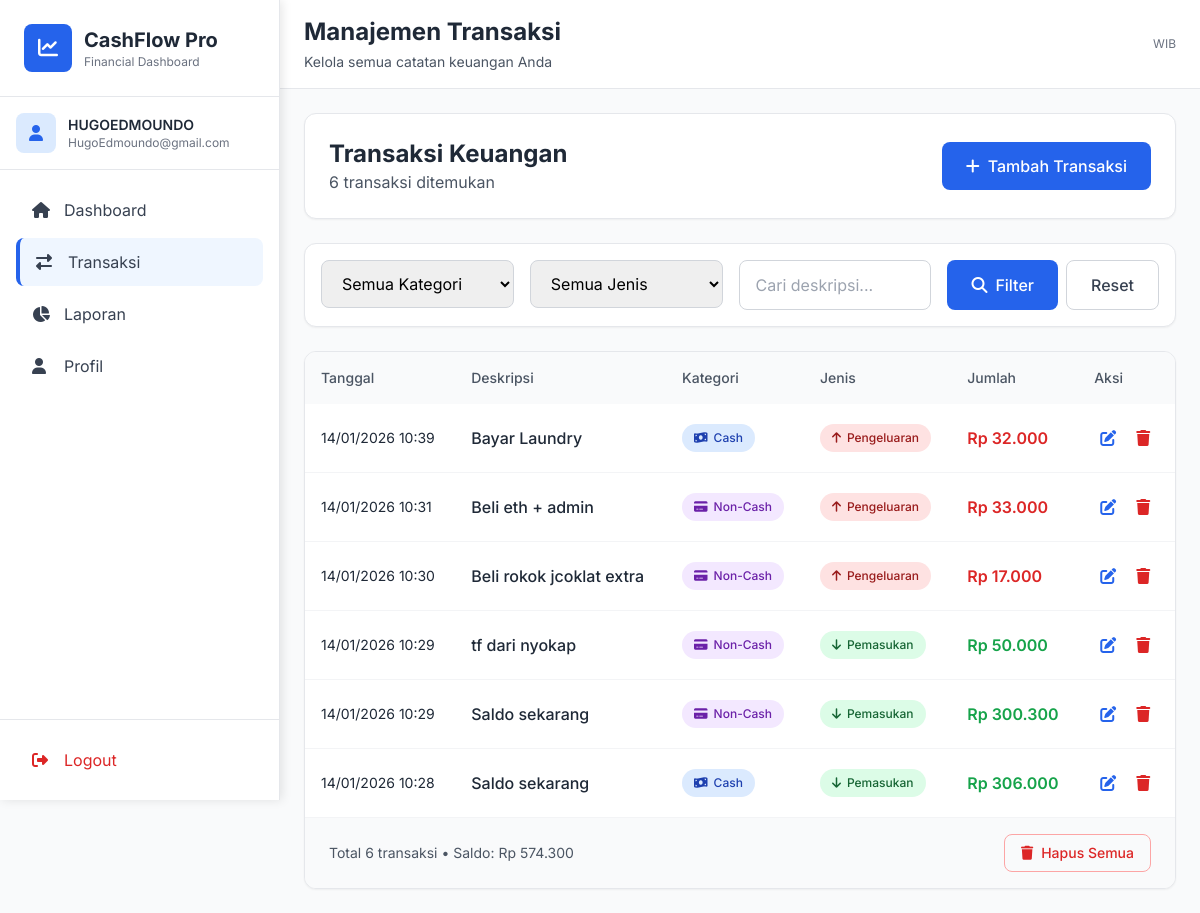
Screenshot of /transactions (signed in) with the database file from the repository.
### tables this page shows
CREATE TABLE users (
        id INTEGER PRIMARY KEY AUTOINCREMENT,
        username TEXT UNIQUE NOT NULL,
        email TEXT,
        password TEXT NOT NULL,
        full_name TEXT,
        created_at TIMESTAMP DEFAULT CURRENT_TIMESTAMP
    );

CREATE TABLE transactions (
        id INTEGER PRIMARY KEY AUTOINCREMENT,
        user_id INTEGER NOT NULL,
        description TEXT NOT NULL,
        category TEXT NOT NULL,
        transaction_type TEXT NOT NULL,
        amount REAL NOT NULL,
        transaction_date TIMESTAMP DEFAULT CURRENT_TIMESTAMP,
        FOREIGN KEY (user_id) REFERENCES users (id)
    );

### app.py (the view)
@app.route('/transactions')
@login_required
def transactions():
    conn = get_db_connection()
    c = conn.cursor()
    category = request.args.get('category', 'all')
    trans_type = request.args.get('type', 'all')
    search = request.args.get('search', '')
    query = "SELECT * FROM transactions WHERE user_id = ?"
    params = [current_user.id]
    if category != 'all':
        query += " AND category = ?"
        params.append(category)
    if trans_type != 'all':
        query += " AND transaction_type = ?"
        params.append(trans_type)
    if search:
        query += " AND description LIKE ?"
        params.append(f'%{search}%')
    query += " ORDER BY transaction_date DESC"
    c.execute(query, params)
    records = []
    for row in c.fetchall():
        trans_date = datetime.fromisoformat(row['transaction_date'].replace('Z', '+00:00'))
        jakarta_time = trans_date.astimezone(TZ)
        records.append({
            'id': row['id'],
            'description': row['description'],
            'category': row['category'],
            'transaction_type': row['transaction_type'],
            'amount': row['amount'],
            'display_date': jakarta_time.strftime('%d/%m/%Y %H:%M')
        })
    totals = get_user_totals(current_user.id)
    conn.close()
    return render_template('transactions.html',
                         records=records,
                         totals=totals,
                         filters={'category': category, 'type': trans_type, 'search': search},
                         format_rupiah=format_rupiah)

### app.py (called while the page is built)
@login_manager.user_loader
def load_user(user_id):
    conn = sqlite3.connect('cashflow.db')
    c = conn.cursor()
    c.execute('SELECT id, username, email, full_name FROM users WHERE id = ?', (user_id,))
    user = c.fetchone()
    conn.close()
    if user:
        return User(user[0], user[1], user[2], user[3])
    return None

def format_rupiah(amount):
    try:
        amount = float(amount)
        return f"Rp {amount:,.0f}".replace(",", ".")
    except:
        return "Rp 0"

def get_db_connection():
    conn = sqlite3.connect('cashflow.db')
    conn.row_factory = sqlite3.Row
    return conn

### templates/transactions.html (shortened to what this page needs)
{% extends 'base.html' %}
{% block page_title %}Manajemen Transaksi{% endblock %}
{% block page_subtitle %}Kelola semua catatan keuangan Anda{% endblock %}
{% block content %}
<div class="space-y-6">
    <div class="bg-white rounded-xl shadow-sm border border-gray-200 p-6">
        <div class="flex flex-col md:flex-row justify-between items-start md:items-center gap-4">
            <div>
                <h1 class="text-2xl font-bold text-gray-800">Transaksi Keuangan</h1>
                <p class="text-gray-600">{{ totals.total_transactions }} transaksi ditemukan</p>
            </div>
            <div class="flex gap-3">
                <button onclick="showAddForm()" class="bg-blue-600 hover:bg-blue-700 text-white px-6 py-3 rounded-lg font-medium transition-colors duration-200 inline-flex items-center">
                    <i class="fas fa-plus mr-2"></i> Tambah Transaksi
                </button>
            </div>
        </div>
    </div>
    <div class="bg-white rounded-xl shadow-sm border border-gray-200 p-4">
        <form method="GET" action="{{ url_for('transactions') }}" class="flex flex-col md:flex-row gap-4">
            <div class="flex-1 grid grid-cols-1 md:grid-cols-3 gap-4">
                <div>
                    <select name="category" class="w-full border border-gray-300 rounded-lg px-4 py-3 focus:ring-2 focus:ring-blue-500 focus:border-blue-500 outline-none transition-colors duration-200">
                        <option value="all" {% if filters.category == 'all' %}selected{% endif %}>Semua Kategori</option>
                    </select>
                </div>
                <div>
                    <select name="type" class="w-full border border-gray-300 rounded-lg px-4 py-3 focus:ring-2 focus:ring-blue-500 focus:border-blue-500 outline-none transition-colors duration-200">
                        <option value="all" {% if filters.type == 'all' %}selected{% endif %}>Semua Jenis</option>
                    </select>
                </div>
                <div>
                    <input type="text" name="search" value="{{ filters.search }}"
                           placeholder="Cari deskripsi..."
                           class="w-full border border-gray-300 rounded-lg px-4 py-3 focus:ring-2 focus:ring-blue-500 focus:border-blue-500 outline-none transition-colors duration-200">
                </div>
            </div>
            <div class="flex gap-2">
                <button type="submit" class="px-6 py-3 bg-blue-600 text-white rounded-lg hover:bg-blue-700 transition-colors duration-200 font-medium inline-flex items-center">
                    <i class="fas fa-search mr-2"></i> Filter
                </button>
                <a href="{{ url_for('transactions') }}" class="px-6 py-3 border border-gray-300 text-gray-700 rounded-lg hover:bg-gray-50 transition-colors duration-200 font-medium">
                    Reset
                </a>
            </div>
        </form>
    </div>
    {% if records and records|length > 0 %}
    <div class="bg-white rounded-xl shadow-sm border border-gray-200 overflow-hidden">
        <div class="overflow-x-auto">
            <table class="w-full">
                <thead class="bg-gray-50">
                    <tr>
                        <th class="text-left p-4 text-sm font-medium text-gray-600">Tanggal</th>
                        <th class="text-left p-4 text-sm font-medium text-gray-600">Deskripsi</th>
                        <th class="text-left p-4 text-sm font-medium text-gray-600">Kategori</th>
                        <th class="text-left p-4 text-sm font-medium text-gray-600">Jenis</th>
                        <th class="text-left p-4 text-sm font-medium text-gray-600">Jumlah</th>
                        <th class="text-left p-4 text-sm font-medium text-gray-600">Aksi</th>
                    </tr>
                </thead>
                <tbody class="divide-y divide-gray-100">
                    {% for r in records %}
                    <tr class="hover:bg-gray-50 transition-colors duration-150">
                        <td class="p-4">
                            <div class="text-sm text-gray-800">{{ r.display_date }}</div>
                        </td>
                        <td class="p-4">
                            <div class="font-medium text-gray-800">{{ r.description }}</div>
                        </td>
                        <td class="p-4">
                            <span class="inline-flex items-center px-3 py-1.5 rounded-full text-xs font-medium
                                {% if r.category == 'cash' %}bg-blue-100 text-blue-800{% else %}bg-purple-100 text-purple-800{% endif %}">
                                <i class="fas {% if r.category == 'cash' %}fa-money-bill-wave{% else %}fa-credit-card{% endif %} mr-1.5"></i>
                                {{ 'Cash' if r.category == 'cash' else 'Non-Cash' }}
                            </span>
                        </td>
                        <td class="p-4">
                            <span class="inline-flex items-center px-3 py-1.5 rounded-full text-xs font-medium
                                {% if r.transaction_type == 'income' %}bg-green-100 text-green-800{% else %}bg-red-100 text-red-800{% endif %}">
                                <i class="fas {% if r.transaction_type == 'income' %}fa-arrow-down{% else %}fa-arrow-up{% endif %} mr-1.5"></i>
                                {{ 'Pemasukan' if r.transaction_type == 'income' else 'Pengeluaran' }}
                            </span>
                        </td>
                        <td class="p-4">
                            <div class="font-semibold {% if r.transaction_type == 'income' %}text-green-600{% else %}text-red-600{% endif %}">
                                {{ format_rupiah(r.amount) }}
                            </div>
                        </td>
                        <td class="p-4">
                            <div class="flex gap-2">
                                <a href="{{ url_for('edit_transaction', id=r.id) }}" class="text-blue-600 hover:text-blue-800 p-1.5 hover:bg-blue-50 rounded transition-colors duration-200">
                                    <i class="fas fa-edit"></i>
                                </a>
                                <a href="{{ url_for('delete_transaction', id=r.id) }}" onclick="return confirm('Hapus transaksi ini?')"
                                   class="text-red-600 hover:text-red-800 p-1.5 hover:bg-red-50 rounded transition-colors duration-200">
                                    <i class="fas fa-trash"></i>
                                </a>
                            </div>
                        </td>
                    </tr>
                    {% endfor %}
                </tbody>
            </table>
        </div>
        <div class="px-6 py-4 border-t border-gray-100 bg-gray-50">
            <div class="flex flex-col md:flex-row justify-between items-center gap-4">
                <p class="text-sm text-gray-600">
                    Total {{ records|length }} transaksi • Saldo: {{ format_rupiah(totals.total_balance) }}
                </p>
                <div class="flex gap-3">
                    {% if records|length > 0 %}
                    <a href="{{ url_for('clear_all_transactions') }}" onclick="return confirm('Hapus semua transaksi? Tindakan ini tidak dapat dibatalkan.')"
                       class="px-4 py-2 border border-red-300 text-red-600 rounded-lg hover:bg-red-50 transition-colors duration-200 inline-flex items-center text-sm font-medium">
                        <i class="fas fa-trash mr-2"></i> Hapus Semua
                    </a>
                    {% endif %}
                </div>
            </div>
        </div>
    </div>
    {% endif %}
</div>
{% endblock %}

### templates/base.html (shortened to what this page needs)
<!DOCTYPE html>
<html lang="id">
<head>
    <script src="https://cdn.tailwindcss.com"></script>
    <link rel="stylesheet" href="https://cdnjs.cloudflare.com/ajax/libs/font-awesome/6.4.0/css/all.min.css">
</head>
<body class="bg-gray-50">
    {% if current_user.is_authenticated %}
    <aside id="sidebar" class="sidebar bg-white border-r border-gray-200">
        <div class="p-6 border-b border-gray-200">
            <div class="flex items-center space-x-3">
                <div class="w-12 h-12 bg-blue-600 rounded-lg flex items-center justify-center">
                    <i class="fas fa-chart-line text-white text-xl"></i>
                </div>
                <div>
                    <h1 class="text-xl font-bold text-gray-800">CashFlow Pro</h1>
                    <p class="text-xs text-gray-500">Financial Dashboard</p>
                </div>
            </div>
        </div>
        <div class="p-4 border-b border-gray-200">
            <div class="flex items-center space-x-3">
                <div class="w-10 h-10 bg-blue-100 rounded-lg flex items-center justify-center">
                    <i class="fas fa-user text-blue-600"></i>
                </div>
                <div>
                    <p class="text-sm font-semibold text-gray-800">{{ current_user.full_name or current_user.username }}</p>
                    <p class="text-xs text-gray-500">{{ current_user.email or 'No email' }}</p>
                </div>
            </div>
        </div>
        <nav class="p-4">
            <div class="space-y-1">
                <a href="{{ url_for('dashboard') }}"
                   class="flex items-center space-x-3 px-4 py-3 rounded-lg text-gray-700 hover:bg-blue-50 hover:text-blue-600 transition-colors duration-200 ">
                    <i class="fas fa-home w-5"></i>
                    <span>Dashboard</span>
                </a>
                <a href="{{ url_for('transactions') }}"
                   class="flex items-center space-x-3 px-4 py-3 rounded-lg text-gray-700 hover:bg-blue-50 hover:text-blue-600 transition-colors duration-200 {% if request.endpoint == 'transactions' %}bg-blue-50 text-blue-600 border-l-4 border-blue-600{% endif %}">
                    <i class="fas fa-exchange-alt w-5"></i>
                    <span>Transaksi</span>
                </a>
                <a href="{{ url_for('reports') }}"
                   class="flex items-center space-x-3 px-4 py-3 rounded-lg text-gray-700 hover:bg-blue-50 hover:text-blue-600 transition-colors duration-200 ">
                    <i class="fas fa-chart-pie w-5"></i>
                    <span>Laporan</span>
                </a>
                <a href="{{ url_for('profile') }}"
                   class="flex items-center space-x-3 px-4 py-3 rounded-lg text-gray-700 hover:bg-blue-50 hover:text-blue-600 transition-colors duration-200 ">
                    <i class="fas fa-user w-5"></i>
                    <span>Profil</span>
                </a>
            </div>
        </nav>
        <div class="absolute bottom-0 left-0 right-0 p-4 border-t border-gray-200">
            <a href="{{ url_for('logout') }}"
               class="flex items-center space-x-3 px-4 py-3 rounded-lg text-red-600 hover:bg-red-50 transition-colors duration-200">
                <i class="fas fa-sign-out-alt w-5"></i>
                <span>Logout</span>
            </a>
        </div>
    </aside>
    {% endif %}
    <main class="main-content min-h-screen">
        {% if current_user.is_authenticated %}
        <header class="bg-white border-b border-gray-200">
            <div class="px-4 py-4 md:px-6">
                <div class="flex flex-col md:flex-row md:justify-between md:items-center">
                    <div>
                        <h2 class="text-xl md:text-2xl font-bold text-gray-800">{% block page_title %}{% endblock %}</h2>
                        <p class="text-sm text-gray-600 mt-1">{% block page_subtitle %}{% endblock %}</p>
                    </div>
                    <div class="hidden md:flex items-center space-x-4 mt-2 md:mt-0">
                        <div class="text-right">
                            <p class="text-xs text-gray-500">{{ current_time }} WIB</p>
                        </div>
                    </div>
                </div>
            </div>
        </header>
        {% endif %}
        <div class="p-4 md:p-6">
            {% block content %}{% endblock %}
        </div>
    </main>
</body>
</html>

### templates/base.html (style rules this page uses)
* { font-family: 'Inter', sans-serif; }
.sidebar { width: 280px; height: 100vh; position: fixed; left: 0; top: 0; z-index: 50; transform: translateX(-100%); transition: transform 0.3s ease; background: white; box-shadow: 2px 0 10px rgba(0, 0, 0, 0.1); }
.main-content { margin-left: 0; transition: margin-left 0.3s ease; min-height: 100vh; }
@media (min-width: 1024px) { .sidebar { transform: translateX(0); } }
@media (min-width: 1024px) { .main-content { margin-left: 280px; } }

### rows the page displays
users: full_name "HUGOEDMOUNDO", email "HugoEdmoundo@gmail.com"
transactions: display_date "14/01/2026 10:39", description "Bayar Laundry", category "Cash", transaction_type "Pengeluaran", amount "Rp 32.000"
transactions: display_date "14/01/2026 10:31", description "Beli eth + admin", category "Non-Cash", transaction_type "Pengeluaran", amount "Rp 33.000"
transactions: display_date "14/01/2026 10:30", description "Beli rokok jcoklat extra", category "Non-Cash", transaction_type "Pengeluaran", amount "Rp 17.000"
transactions: display_date "14/01/2026 10:29", description "tf dari nyokap", category "Non-Cash", transaction_type "Pemasukan", amount "Rp 50.000"
transactions: display_date "14/01/2026 10:29", description "Saldo sekarang", category "Non-Cash", transaction_type "Pemasukan", amount "Rp 300.300"
transactions: display_date "14/01/2026 10:28", description "Saldo sekarang", category "Cash", transaction_type "Pemasukan", amount "Rp 306.000"

### other values shown
{{ totals.total_transactions }} "6"
{{ records|length }} "6"
